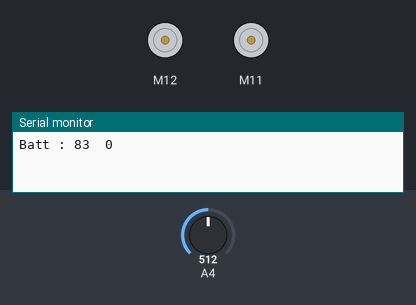
Simulated run of this sketch. Board: Arduino Uno, built with avr-gcc and run on an emulated ATmega328P. On the bench: 2 × DC motor (green arrow = forward, orange = backward, longer = faster), the last lines printed to the serial monitor. Inputs (shaded band) come from the test bench; at power-on: A4 = 512.

Above: at 1.0 s.
At 2.3 s:
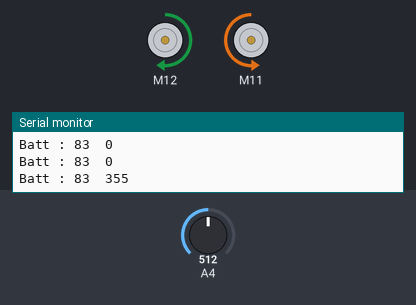
At 4.8 s:
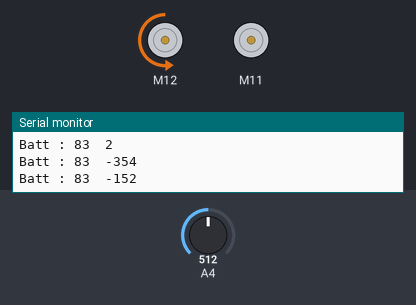
At 8.3 s:
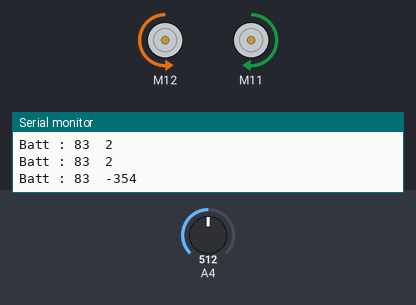
Timing chart, 0 to 9.2 s (numbered marks = the images above):
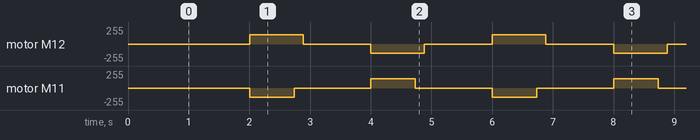

The sketch:

ranger_avance_precis.ino
```cpp
#include <MeAuriga.h>

#define BATTMAX 613 // 7.2v/12v * 1023
#define DIST_WHEEL 151
#define DIA_WHEEL 64.5
#define PULSE 9
#define RATIO 39.267
#define FULL_TURN_CIRC 474.4
#define FULL_SPIN_CIRC 237.2
#define CIRC_WHEEL 202.6

int battLevel = 0; // Niveau de la batterie

unsigned long currentTime = 0;

MeEncoderOnBoard encoderRight(SLOT1);
MeEncoderOnBoard encoderLeft(SLOT2);

int moveSpeed = 100;

unsigned long movePrevious = 0;
int moveDelay = 2000;

// Variable que j'inverse pour indiquer la direction du mouvement
int moveDir = 1;

unsigned long serialPrevious = 0;
int serialInterval = 500;
String msg = "";

void setup() {
  Serial.begin(115200);

  encoderSetup();
}

void loop() {
  currentTime = millis();

  if (currentTime - movePrevious >= moveDelay) {
    movePrevious = currentTime;

    moveForward (200 * moveDir);
    moveDir *= -1;
  }

  msg = encoderLeft.distanceToGo(); // Pour afficher le nombre de degrés restant

  encoderLoop();
  serialPrintTask();
}

// Doit toujours être appelé pour se mettre à jour
void encoderLoop() {
  encoderLeft.loop();
  encoderRight.loop();
}

// Permet d'indiquer au robot d'avancer à une distance précise
bool moveForward(int dist) {
  float distance = dist / CIRC_WHEEL * 360;

  encoderLeft.move(distance);
  encoderRight.move(-distance);

  // Juste pour afficher la distance
  msg = String(distance);
}

// Fonction d'interruption pour le moteur droit
void encoderRight_interrupt(void)
{
  if(digitalRead(encoderRight.getPortB()) == 0)
  {
    encoderRight.pulsePosMinus();
  }
  else
  {
    encoderRight.pulsePosPlus();;
  }
}

// Fonction d'interruption pour le moteur gauche
void encoderLeft_interrupt(void)
{
  if(digitalRead(encoderLeft.getPortB()) == 0)
  {
    encoderLeft.pulsePosMinus();
  }
  else
  {
    encoderLeft.pulsePosPlus();
  }
}

// Configuration des encodeurs
void encoderSetup() {
  attachInterrupt(encoderRight.getIntNum(), encoderRight_interrupt, RISING);
  attachInterrupt(encoderLeft.getIntNum(), encoderLeft_interrupt, RISING);

  //Set PWM 8KHz
  TCCR1A = _BV(WGM10);
  TCCR1B = _BV(CS11) | _BV(WGM12);

  TCCR2A = _BV(WGM21) | _BV(WGM20);
  TCCR2B = _BV(CS21);

  encoderRight.setPulse(PULSE);
  encoderLeft.setPulse(PULSE);

  encoderRight.setRatio(RATIO);
  encoderLeft.setRatio(RATIO);

  encoderRight.setPosPid(1.8,0,1.2);
  encoderLeft.setPosPid(1.8,0,1.2);

  encoderRight.setSpeedPid(0.18,0,0);
  encoderLeft.setSpeedPid(0.18,0,0);
}

// Retourne le pourcentage de la batterie
int getBattLevel() {
  int value = analogRead(A4);
  return (int)((value * 100.0) / BATTMAX);
}

void serialPrintTask() {
  if (currentTime - serialPrevious < serialInterval) return;

  serialPrevious = currentTime;

  if (msg != "") {
    Serial.print("Batt : ");
    Serial.print(getBattLevel());
    Serial.print("\t");
    Serial.print(msg);
    Serial.println("");
    msg = "";
  }

}
```

Measured:
- by itself, motor M12: repeats every 4.0 s: stopped 1.1 s, backward 140/255 0.88 s, stopped 1.1 s, forward 140/255 0.88 s
- by itself, motor M11: repeats every 4.0 s: stopped 1.3 s, forward 140/255 0.73 s, stopped 1.3 s, backward 140/255 0.73 s
